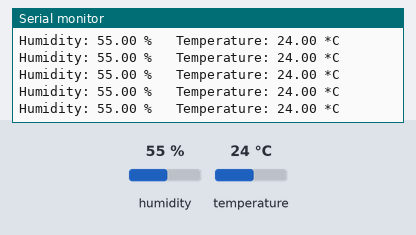
Recording of a sketch running on a simulated ESP32. Shown: the last lines printed to the serial monitor. The inputs (shaded band) are chosen by the test bench; at power-on: humidity 55 %, temperature 24 °C.

Above: at 2.8 s.
2.9 s: humidity set to 22 %
At 4.5 s:
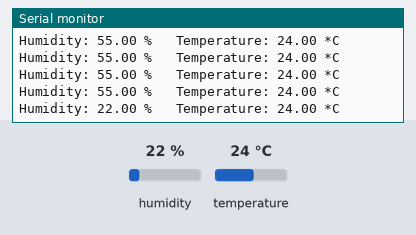
5.6 s: temperature set to 12 °C
At 6.0 s:
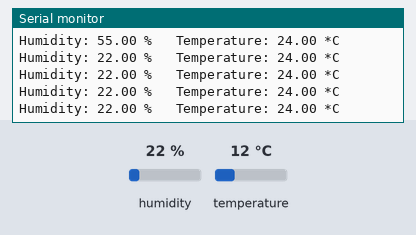
8.3 s: humidity set to 40 %
At 9.9 s:
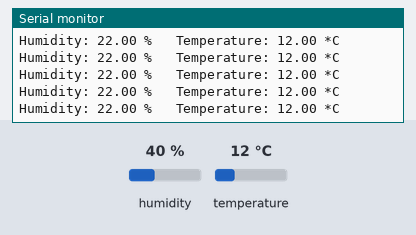
Timing chart, 0 to 11.4 s (numbered marks = the images above; inputs shaded):
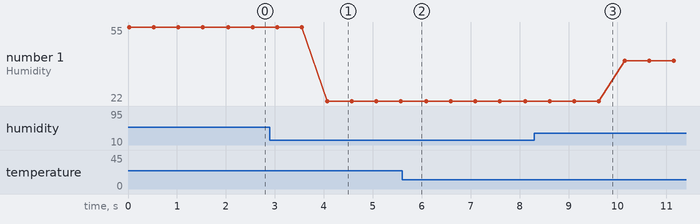

Measured:
- after the input at 2.9 s, the serial monitor: prints a new line after 1.2 s (image 1)
- plotted number 1: 55 → 22 after the input at 2.9 s, 22 → 40 after the input at 8.3 s

The sketch:

Daffa_latihan_esp32_dht_11.ino
```cpp
/*
  Nama    : Daffa Faturrahman
  Kelas   : A
  Project : 8 DHT11
  Date    : 8 Agustus 2020
 */

#include  "DHT.h"
#define DHTpin 4
#define DHTtype DHT11
DHT dht(DHTpin, DHTtype);

void setup() {
Serial.begin(115200);
Serial.println("DHT11 sensor!");
dht.begin();
}

void loop() {
float h = dht.readHumidity();
float t = dht.readTemperature();

if (isnan(h) || isnan(t)){
  Serial.println("sensor tidak dapat membaca");
  return;
}
Serial.print("Humidity: ");
Serial.print(h);
Serial.print(" %\t ");
Serial.print("Temperature: ");
Serial.print(t);
Serial.println(" *C ");
delay(500);

}
```
